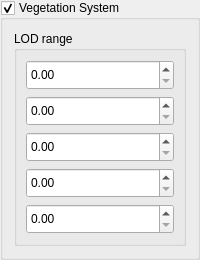
                   <widget class="QGroupBox" name="vegetation">
                    <property name="minimumSize">
                     <size>
                      <width>0</width>
                      <height>225</height>
                     </size>
                    </property>
                    <property name="maximumSize">
                     <size>
                      <width>500</width>
                      <height>16777215</height>
                     </size>
                    </property>
                    <property name="title">
                     <string>Vegetation System</string>
                    </property>
                    <property name="checkable">
                     <bool>true</bool>
                    </property>
                    <layout class="QVBoxLayout" name="verticalLayout_34">
                     <item alignment="Qt::AlignTop">
                      <widget class="QGroupBox" name="groupBox_16">
                       <property name="minimumSize">
                        <size>
                         <width>0</width>
                         <height>75</height>
                        </size>
                       </property>
                       <property name="maximumSize">
                        <size>
                         <width>16777215</width>
                         <height>1000</height>
                        </size>
                       </property>
                       <property name="title">
                        <string>LOD range</string>
                       </property>
                       <layout class="QVBoxLayout" name="verticalLayout_21">
                        <item>
                         <widget class="QDoubleSpinBox" name="vegLod0">
                          <property name="minimumSize">
                           <size>
                            <width>0</width>
                            <height>30</height>
                           </size>
                          </property>
                          <property name="maximum">
                           <double>10000.000000000000000</double>
                          </property>
                         </widget>
                        </item>
                        <item>
                         <widget class="QDoubleSpinBox" name="vegLod1">
                          <property name="minimumSize">
                           <size>
                            <width>0</width>
                            <height>30</height>
                           </size>
                          </property>
                          <property name="maximum">
                           <double>2000.000000000000000</double>
                          </property>
                         </widget>
                        </item>
                        <item>
                         <widget class="QDoubleSpinBox" name="vegLod2">
                          <property name="minimumSize">
                           <size>
                            <width>0</width>
                            <height>30</height>
                           </size>
                          </property>
                          <property name="maximum">
                           <double>1500.000000000000000</double>
                          </property>
                         </widget>
                        </item>
                        <item>
                         <widget class="QDoubleSpinBox" name="vegLod3">
                          <property name="minimumSize">
                           <size>
                            <width>0</width>
                            <height>30</height>
                           </size>
                          </property>
                          <property name="maximum">
                           <double>1000.000000000000000</double>
                          </property>
                         </widget>
                        </item>
                        <item>
                         <widget class="QDoubleSpinBox" name="vegLod4">
                          <property name="minimumSize">
                           <size>
                            <width>0</width>
                            <height>30</height>
                           </size>
                          </property>
                          <property name="maximum">
                           <double>500.000000000000000</double>
                          </property>
                         </widget>
                        </item>
                       </layout>
                      </widget>
                     </item>
                    </layout>
                   </widget>
